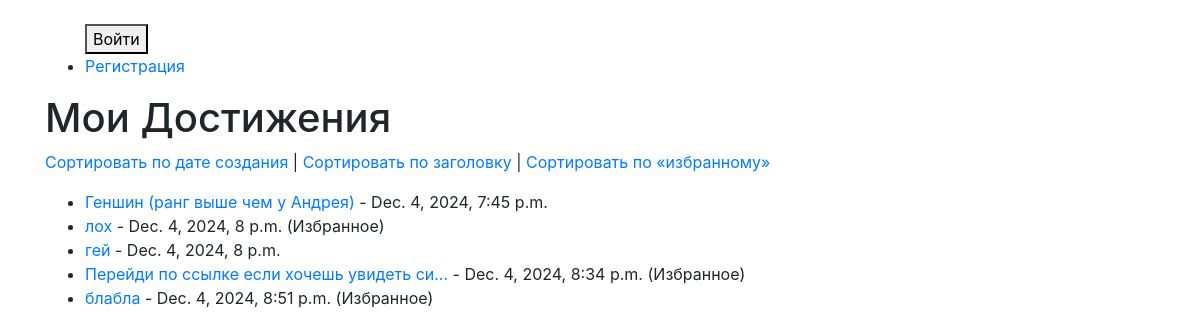
Page /achievements/ on the earlier database version.
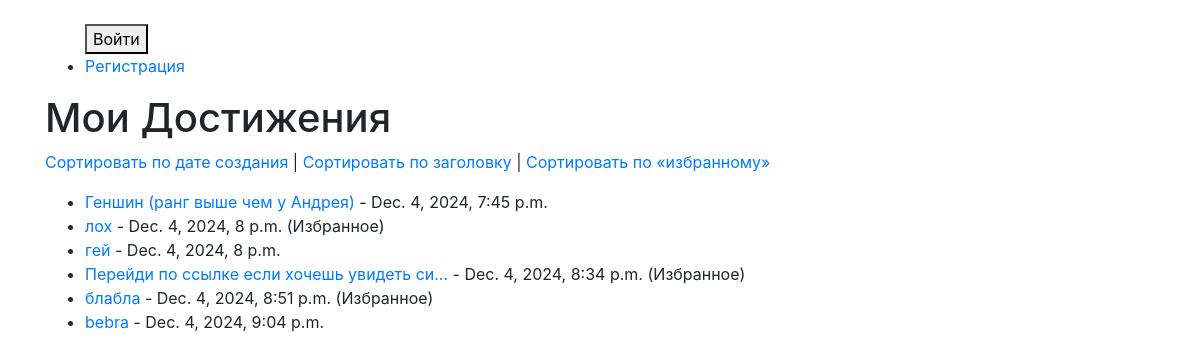
Same page on the later database version.
### app/models.py (models this page shows, shortened)
class Advantage(models.Model):
    objects = None
    id = models.AutoField(primary_key=True)  # Явно добавляем поле id
    title = models.CharField(max_length=200)
    created_at = models.DateTimeField(auto_now_add=True)  # Дата создания
    is_favorite = models.BooleanField(default=False)  # Поле для "избранного"
    description = models.TextField()
    likes_count = models.IntegerField(default=0)  # Количество лайков
    dislikes_count = models.IntegerField(default=0)

### app/views.py (the view)
# urls.py: path('achievements/', achievements, name='achievements'),
def achievements(request):
    sort_by = request.GET.get('sort', 'created_at')  # По умолчанию сортировка по дате создания
    advantages = Advantage.objects.all().order_by(sort_by)
    return render(request, 'achievements.html', {'advantages': advantages})

### app/templates/achievements.html (shortened to what this page needs)
<!DOCTYPE html>
<html lang="ru">
<head>
{% extends 'app/base.html' %}
    {% block content %}
<h1>Мои Достижения</h1>
<p>
    <a href="?sort=created_at">Сортировать по дате создания</a> |
    <a href="?sort=title">Сортировать по заголовку</a> |
    <a href="?sort=is_favorite">Сортировать по «избранному»</a>
</p>
<ul>
    {% for advantage in advantages %}
    <li>
        <a href="{% url 'achievement' advantage.id %}">{{ advantage.title }}</a> - {{ advantage.created_at }} {% if advantage.is_favorite %} (Избранное) {% endif %}
    </li>
    {% endfor %}
</ul>
{% endblock %}

Differences in the rows shown:
added Advantage: title "bebra", created_at "Dec. 4, 2024, 9:04 p.m."
